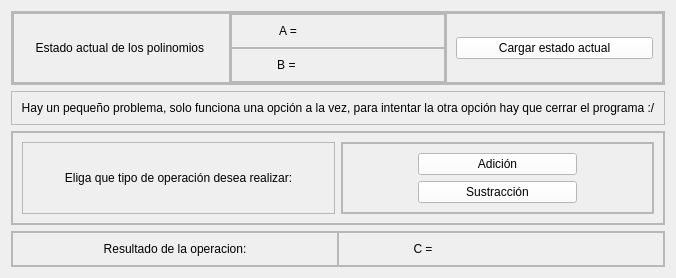
         <widget class="QWidget" name="page_operations">
          <layout class="QVBoxLayout" name="verticalLayout_10">
           <item>
            <widget class="QFrame" name="frame_22">
             <property name="frameShape">
              <enum>QFrame::StyledPanel</enum>
             </property>
             <property name="frameShadow">
              <enum>QFrame::Raised</enum>
             </property>
             <layout class="QVBoxLayout" name="verticalLayout_13">
              <property name="spacing">
               <number>0</number>
              </property>
              <property name="leftMargin">
               <number>0</number>
              </property>
              <property name="topMargin">
               <number>0</number>
              </property>
              <property name="rightMargin">
               <number>0</number>
              </property>
              <property name="bottomMargin">
               <number>0</number>
              </property>
              <item>
               <widget class="QFrame" name="frame_24">
                <property name="frameShape">
                 <enum>QFrame::StyledPanel</enum>
                </property>
                <property name="frameShadow">
                 <enum>QFrame::Raised</enum>
                </property>
                <layout class="QHBoxLayout" name="horizontalLayout_9">
                 <property name="spacing">
                  <number>0</number>
                 </property>
                 <property name="leftMargin">
                  <number>0</number>
                 </property>
                 <property name="topMargin">
                  <number>0</number>
                 </property>
                 <property name="rightMargin">
                  <number>0</number>
                 </property>
                 <property name="bottomMargin">
                  <number>0</number>
                 </property>
                 <item>
                  <widget class="QFrame" name="frame_25">
                   <property name="frameShape">
                    <enum>QFrame::StyledPanel</enum>
                   </property>
                   <property name="frameShadow">
                    <enum>QFrame::Raised</enum>
                   </property>
                   <layout class="QVBoxLayout" name="verticalLayout_11">
                    <item>
                     <widget class="QLabel" name="label_8">
                      <property name="styleSheet">
                       <string notr="true">font: 75 9pt &quot;Open Sans Semibold&quot;</string>
                      </property>
                      <property name="text">
                       <string>Estado actual de los polinomios </string>
                      </property>
                      <property name="alignment">
                       <set>Qt::AlignCenter</set>
                      </property>
                     </widget>
                    </item>
                   </layout>
                  </widget>
                 </item>
                 <item>
                  <widget class="QFrame" name="frame_26">
                   <property name="frameShape">
                    <enum>QFrame::StyledPanel</enum>
                   </property>
                   <property name="frameShadow">
                    <enum>QFrame::Raised</enum>
                   </property>
                   <layout class="QVBoxLayout" name="verticalLayout_12">
                    <property name="spacing">
                     <number>0</number>
                    </property>
                    <property name="leftMargin">
                     <number>0</number>
                    </property>
                    <property name="topMargin">
                     <number>0</number>
                    </property>
                    <property name="rightMargin">
                     <number>0</number>
                    </property>
                    <property name="bottomMargin">
                     <number>0</number>
                    </property>
                    <item>
                     <widget class="QFrame" name="frame_27">
                      <property name="frameShape">
                       <enum>QFrame::StyledPanel</enum>
                      </property>
                      <property name="frameShadow">
                       <enum>QFrame::Raised</enum>
                      </property>
                      <layout class="QHBoxLayout" name="horizontalLayout_13">
                       <item>
                        <widget class="QLabel" name="label_9">
                         <property name="styleSheet">
                          <string notr="true">font: 75 9pt &quot;Open Sans Semibold&quot;</string>
                         </property>
                         <property name="text">
                          <string>A =</string>
                         </property>
                         <property name="alignment">
                          <set>Qt::AlignCenter</set>
                         </property>
                        </widget>
                       </item>
                       <item>
                        <widget class="QLabel" name="label_inicio_a_2">
                         <property name="styleSheet">
                          <string notr="true">font: 75 9pt &quot;Open Sans Semibold&quot;</string>
                         </property>
                         <property name="text">
                          <string/>
                         </property>
                        </widget>
                       </item>
                      </layout>
                     </widget>
                    </item>
                    <item>
                     <widget class="QFrame" name="frame_28">
                      <property name="frameShape">
                       <enum>QFrame::StyledPanel</enum>
                      </property>
                      <property name="frameShadow">
                       <enum>QFrame::Raised</enum>
                      </property>
                      <layout class="QHBoxLayout" name="horizontalLayout_14">
                       <item>
                        <widget class="QLabel" name="label_11">
                         <property name="styleSheet">
                          <string notr="true">font: 75 9pt &quot;Open Sans Semibold&quot;</string>
                         </property>
                         <property name="text">
                          <string>B = </string>
                         </property>
                         <property name="alignment">
                          <set>Qt::AlignCenter</set>
                         </property>
                        </widget>
                       </item>
                       <item>
                        <widget class="QLabel" name="label_inicio_b_2">
                         <property name="styleSheet">
                          <string notr="true">font: 75 9pt &quot;Open Sans Semibold&quot;</string>
                         </property>
                         <property name="text">
                          <string/>
                         </property>
                        </widget>
                       </item>
                      </layout>
                     </widget>
                    </item>
                   </layout>
                  </widget>
                 </item>
                 <item>
                  <widget class="QFrame" name="frame_7">
                   <property name="frameShape">
                    <enum>QFrame::StyledPanel</enum>
                   </property>
                   <property name="frameShadow">
                    <enum>QFrame::Raised</enum>
                   </property>
                   <layout class="QHBoxLayout" name="horizontalLayout_40">
                    <item>
                     <widget class="QPushButton" name="btn_refresh_2">
                      <property name="styleSheet">
                       <string notr="true">QFrame{
background-color: rgb(51, 157, 255);
}

QPushButton{
background-color: rgb(255, 255, 255);
font: 75 9pt &quot;Open Sans Semibold&quot;
}

QPushButton:hover{
color: rgb(255, 255, 255);
background-color: rgb(51, 157, 255);
font: 75 9pt  &quot;Open Sans Semibold&quot;
}</string>
                      </property>
                      <property name="text">
                       <string>Cargar estado actual</string>
                      </property>
                     </widget>
                    </item>
                   </layout>
                  </widget>
                 </item>
                </layout>
               </widget>
              </item>
             </layout>
            </widget>
           </item>
           <item>
            <widget class="QFrame" name="frame_37">
             <property name="frameShape">
              <enum>QFrame::StyledPanel</enum>
             </property>
             <property name="frameShadow">
              <enum>QFrame::Raised</enum>
             </property>
             <layout class="QVBoxLayout" name="verticalLayout_17">
              <item>
               <widget class="QLabel" name="label_18">
                <property name="styleSheet">
                 <string notr="true">font: 75 6pt &quot;Open Sans Semibold&quot;</string>
                </property>
                <property name="text">
                 <string>Hay un pequeño problema, solo funciona una opción a la vez, para intentar la otra opción hay que cerrar el programa :/</string>
                </property>
                <property name="alignment">
                 <set>Qt::AlignCenter</set>
                </property>
               </widget>
              </item>
             </layout>
            </widget>
           </item>
           <item>
            <widget class="QFrame" name="frame_23">
             <property name="frameShape">
              <enum>QFrame::StyledPanel</enum>
             </property>
             <property name="frameShadow">
              <enum>QFrame::Raised</enum>
             </property>
             <layout class="QVBoxLayout" name="verticalLayout_16">
              <property name="spacing">
               <number>0</number>
              </property>
              <property name="leftMargin">
               <number>0</number>
              </property>
              <property name="topMargin">
               <number>0</number>
              </property>
              <property name="rightMargin">
               <number>0</number>
              </property>
              <property name="bottomMargin">
               <number>0</number>
              </property>
              <item>
               <widget class="QFrame" name="frame_36">
                <property name="frameShape">
                 <enum>QFrame::StyledPanel</enum>
                </property>
                <property name="frameShadow">
                 <enum>QFrame::Raised</enum>
                </property>
                <layout class="QHBoxLayout" name="horizontalLayout_16">
                 <item>
                  <widget class="QFrame" name="frame_31">
                   <property name="frameShape">
                    <enum>QFrame::StyledPanel</enum>
                   </property>
                   <property name="frameShadow">
                    <enum>QFrame::Raised</enum>
                   </property>
                   <layout class="QHBoxLayout" name="horizontalLayout_17">
                    <item>
                     <widget class="QLabel" name="label_12">
                      <property name="styleSheet">
                       <string notr="true">font: 75 9pt &quot;Open Sans Semibold&quot;</string>
                      </property>
                      <property name="text">
                       <string>Eliga que tipo de operación desea realizar:</string>
                      </property>
                      <property name="alignment">
                       <set>Qt::AlignCenter</set>
                      </property>
                     </widget>
                    </item>
                   </layout>
                  </widget>
                 </item>
                 <item>
                  <widget class="QFrame" name="frame_32">
                   <property name="frameShape">
                    <enum>QFrame::StyledPanel</enum>
                   </property>
                   <property name="frameShadow">
                    <enum>QFrame::Raised</enum>
                   </property>
                   <layout class="QHBoxLayout" name="horizontalLayout_15">
                    <property name="spacing">
                     <number>0</number>
                    </property>
                    <property name="leftMargin">
                     <number>0</number>
                    </property>
                    <property name="topMargin">
                     <number>0</number>
                    </property>
                    <property name="rightMargin">
                     <number>0</number>
                    </property>
                    <property name="bottomMargin">
                     <number>0</number>
                    </property>
                    <item>
                     <widget class="QFrame" name="frame_29">
                      <property name="frameShape">
                       <enum>QFrame::StyledPanel</enum>
                      </property>
                      <property name="frameShadow">
                       <enum>QFrame::Raised</enum>
                      </property>
                      <layout class="QVBoxLayout" name="verticalLayout_14">
                       <property name="leftMargin">
                        <number>75</number>
                       </property>
                       <property name="rightMargin">
                        <number>75</number>
                       </property>
                       <item>
                        <widget class="QPushButton" name="btn_adicion">
                         <property name="styleSheet">
                          <string notr="true">QFrame{
background-color: rgb(51, 157, 255);
}

QPushButton{
background-color: rgb(255, 255, 255);
font: 75 9pt &quot;Open Sans Semibold&quot;
}

QPushButton:hover{
color: rgb(255, 255, 255);
background-color: rgb(51, 157, 255);
font: 75 9pt  &quot;Open Sans Semibold&quot;
}</string>
                         </property>
                         <property name="text">
                          <string>Adición</string>
                         </property>
                        </widget>
                       </item>
                       <item>
                        <widget class="QPushButton" name="btn_sustraccion">
                         <property name="styleSheet">
                          <string notr="true">QFrame{
background-color: rgb(51, 157, 255);
}

QPushButton{
background-color: rgb(255, 255, 255);
font: 75 9pt &quot;Open Sans Semibold&quot;
}

QPushButton:hover{
color: rgb(255, 255, 255);
background-color: rgb(51, 157, 255);
font: 75 9pt  &quot;Open Sans Semibold&quot;
}</string>
                         </property>
                         <property name="text">
                          <string>Sustracción</string>
                         </property>
                        </widget>
                       </item>
                      </layout>
                     </widget>
                    </item>
                   </layout>
                  </widget>
                 </item>
                </layout>
               </widget>
              </item>
             </layout>
            </widget>
           </item>
           <item>
            <widget class="QFrame" name="frame_30">
             <property name="frameShape">
              <enum>QFrame::StyledPanel</enum>
             </property>
             <property name="frameShadow">
              <enum>QFrame::Raised</enum>
             </property>
             <layout class="QHBoxLayout" name="horizontalLayout_18">
              <property name="spacing">
               <number>0</number>
              </property>
              <property name="leftMargin">
               <number>0</number>
              </property>
              <property name="topMargin">
               <number>0</number>
              </property>
              <property name="rightMargin">
               <number>0</number>
              </property>
              <property name="bottomMargin">
               <number>0</number>
              </property>
              <item>
               <widget class="QFrame" name="frame_33">
                <property name="frameShape">
                 <enum>QFrame::StyledPanel</enum>
                </property>
                <property name="frameShadow">
                 <enum>QFrame::Raised</enum>
                </property>
                <layout class="QHBoxLayout" name="horizontalLayout_19">
                 <item>
                  <widget class="QLabel" name="label_13">
                   <property name="styleSheet">
                    <string notr="true">font: 75 9pt &quot;Open Sans Semibold&quot;</string>
                   </property>
                   <property name="text">
                    <string>Resultado de la operacion:</string>
                   </property>
                   <property name="alignment">
                    <set>Qt::AlignCenter</set>
                   </property>
                  </widget>
                 </item>
                </layout>
               </widget>
              </item>
              <item>
               <widget class="QFrame" name="frame_34">
                <property name="frameShape">
                 <enum>QFrame::StyledPanel</enum>
                </property>
                <property name="frameShadow">
                 <enum>QFrame::Raised</enum>
                </property>
                <layout class="QHBoxLayout" name="horizontalLayout_20">
                 <item>
                  <widget class="QLabel" name="label_14">
                   <property name="styleSheet">
                    <string notr="true">font: 75 9pt &quot;Open Sans Semibold&quot;</string>
                   </property>
                   <property name="text">
                    <string>C =</string>
                   </property>
                   <property name="alignment">
                    <set>Qt::AlignCenter</set>
                   </property>
                  </widget>
                 </item>
                 <item>
                  <widget class="QLabel" name="label_c_a">
                   <property name="styleSheet">
                    <string notr="true">font: 75 9pt &quot;Open Sans Semibold&quot;</string>
                   </property>
                   <property name="text">
                    <string/>
                   </property>
                  </widget>
                 </item>
                </layout>
               </widget>
              </item>
             </layout>
            </widget>
           </item>
          </layout>
         </widget>
